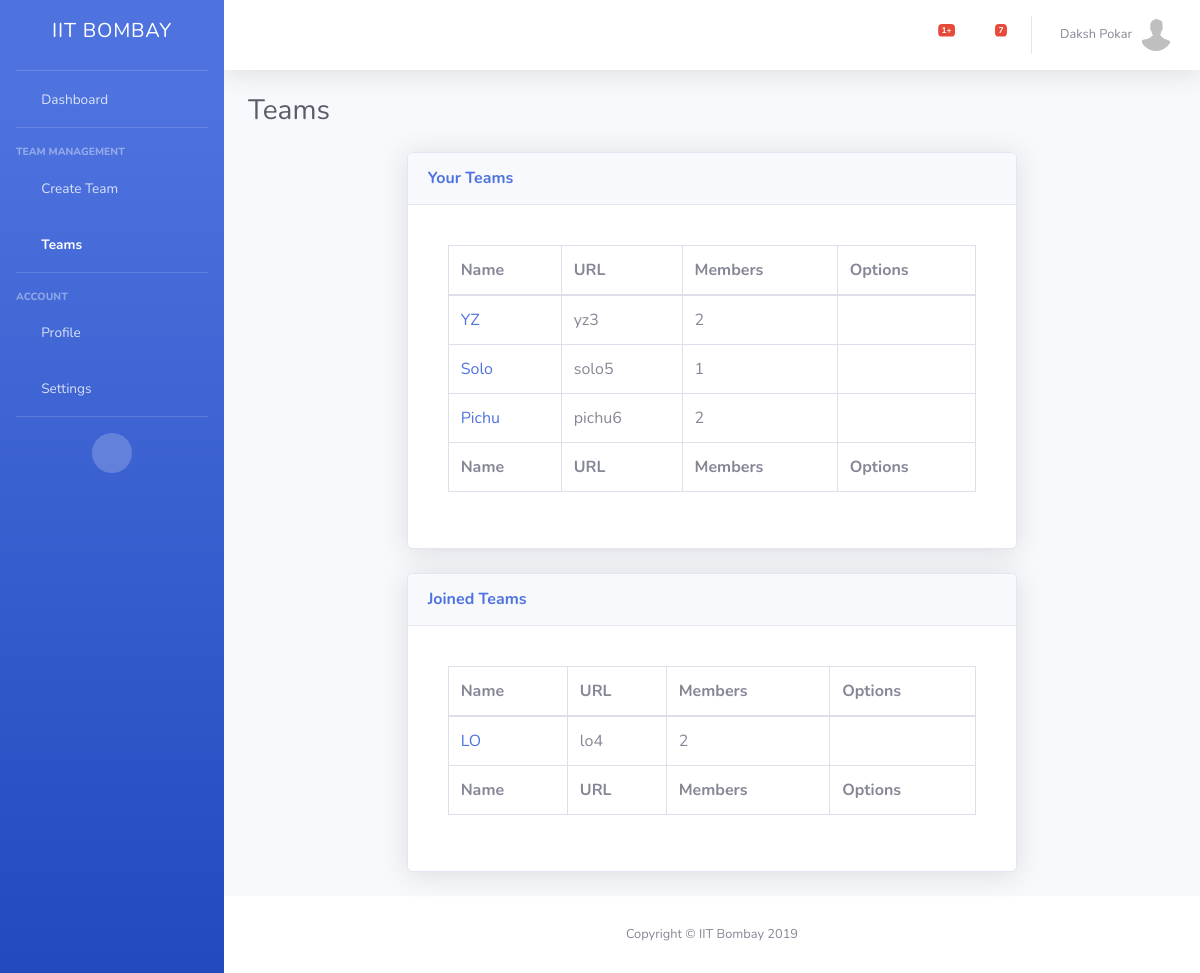
/teams/ (signed in), run on the app's committed database.
### TM/models.py (models this page shows)
class UserProfile(models.Model):
    user = models.ForeignKey(User, on_delete=models.CASCADE)
    username = models.CharField(max_length=400)
    profile_picture = models.FileField(upload_to=user_directory, null=True, default='/default_profile.jpg', blank=True)

class Teams(models.Model):
    id = models.AutoField(primary_key=True)
    name = models.CharField(max_length=400)
    url = models.CharField(max_length=400)
    admin = models.ForeignKey(User, on_delete=models.CASCADE)
    members = models.ManyToManyField(User, through='Membership', related_name="member")

class Membership(models.Model):
    member = models.ForeignKey(User, on_delete=models.CASCADE)
    team = models.ForeignKey(Teams, on_delete=models.CASCADE)

### TM/views.py (the view, shortened to what this page needs)
# urls.py: path('teams/', TeamView.as_view(), name="team"),
class TeamView(LoginRequiredMixin, TemplateView):
    login_url = '/../login/'
    template_name="teams.html"
    def get(self, request):
        user = request.user
        us = UserProfile.objects.get(user=user)
        teams = Teams.objects.filter(admin=user)
        joined_teams = Membership.objects.filter(member=User.objects.get(username=user.username))
        jt = None
        if joined_teams.all().count() == 1:
            jt = joined_teams.all()[0].team
        return render(request, self.template_name, {'teams': teams, 'us': us, 'user': user, 'joined_teams': joined_teams, 'jt': jt})

### TM/templates/teams.html (shortened to what this page needs)
<!DOCTYPE html>
{% load static %}
<html lang="en">
<head>
  <link href="{% static 'vendor/fontawesome-free/css/all.min.css' %}" rel="stylesheet" type="text/css">
  <link href="{% static 'css/sb-admin-2.min.css' %}" rel="stylesheet">
  <link href="{% static 'vendor/datatables/dataTables.bootstrap4.min.css' %}" rel="stylesheet">
</head>
<body id="page-top">
  <div id="wrapper">
    {% block sidebar %}
      {% include "menu.html" %}
    {% endblock %}
    <div id="content-wrapper" class="d-flex flex-column">
      <div id="content">
        {% block topbar %}
        {% include "topbar.html" %}
      {% endblock %}
        <div class="container-fluid">
          <div class="d-sm-flex align-items-center justify-content-between mb-4">
            <h1 class="h3 mb-0 text-gray-800">Teams</h1>
          </div>
          <form method="post" enctype="multipart/form-data">
          <div class="row">
            <div class="col-xl-2"></div>
            <div class="col-xl-8">
              <div class="card shadow mb-4">
                <div class="card-header py-3 d-flex flex-row align-items-center justify-content-between">
                  <h6 class="m-0 font-weight-bold text-primary">Your Teams </h6>
                </div>
                <div class="card-body">
                        <div class="card-body">
                                <div class="table-responsive">
                                  {%  if teams.all.count != 0 %}
                                  <table class="table table-bordered" id="dataTable" width="100%" cellspacing="0">
                                        <thead>
                                                <tr>
                                                  <th>Name</th>
                                                  <th>URL</th>
                                                  <th>Members</th>
                                                  <th>Options</th>
                                                </tr>
                                              </thead>
                                              <tfoot>
                                                    <tr>
                                                      <th>Name</th>
                                                      <th>URL</th>
                                                      <th>Members</th>
                                                      <th>Options</th>
                                                    </tr>
                                                </tfoot>
                                                <tbody>
                                                        {%    for i in teams.all  %}
                                                    <tr>
                                                        <td><a href="/team/{{ i.url }}/dashboard/">{{  i.name   }}</a></td>
                                                        <td>{{  i.url   }}</td>
                                                        <td>{{  i.members.count }}</td>
                                                        <td><a href="/team/{{ i.url }}/dashboard/"><i class="fas fa-external-link-alt"></i></a><a href="/team/{{ i.url }}/settings/" style="margin-left: 10px"><i class="fas fa-cog"></i></a><a href="/team/{{ i.url }}/delete/" style="margin-left: 10px"><i class="fas fa-trash"></i></a></td>
                                                    </tr>
                                                    {%  endfor  %}
                                                </tbody>
                                                </table>
                                                {%  else  %}
                                                <div align="center">There are no teams you are admin of!</div>
                                                {%  endif %}
                                                </div>
                                              </div>
                </div>
              </div>
              <div class="card shadow mb-4">
                  <div class="card-header py-3 d-flex flex-row align-items-center justify-content-between">
                    <h6 class="m-0 font-weight-bold text-primary">Joined Teams</h6>
                  </div>
                  <div class="card-body">
                          <div class="card-body">
                                  <div class="table-responsive">
                                    {%  if joined_teams.all.count == 1  %}
                                        {%  if jt.admin != user %}
                                        <table class="table table-bordered" id="dataTable1" width="100%" cellspacing="0">
                                            <thead>
                                                    <tr>
                                                      <th>Name</th>
                                                      <th>URL</th>
                                                      <th>Members</th>
                                                      <th>Options</th>
                                                    </tr>
                                                  </thead>
                                                  <tfoot>
                                                        <tr>
                                                          <th>Name</th>
                                                          <th>URL</th>
                                                          <th>Members</th>
                                                          <th>Options</th>
                                                        </tr>
                                                    </tfoot>
                                                    <tbody>
                                                            {%    for i in joined_teams.all  %}
                                                            {%  if i.team.admin != user %}
                                                        <tr>
                                                            <td><a href="/team/{{ i.team.url }}/dashboard/">{{  i.team.name   }}</a></td>
                                                            <td>{{  i.team.url   }}</td>
                                                            <td>{{  i.team.members.count }}</td>
                                                            <td><a href="/team/{{ i.team.url }}/dashboard/"><i class="fas fa-external-link-alt"></i></a></td>
                                                        </tr>
                                                          {%  endif %}
                                                        {%  endfor  %}
                                                    </tbody>
                                                    </table>
                                        {%  else  %}
                                          <div align="center">There are no teams you have joined!</div>
                                        {%  endif %}
                                    {%  elif joined_teams.all.count != 0 %}
                                    <table class="table table-bordered" id="dataTable2" width="100%" cellspacing="0">
                                          <thead>
                                                  <tr>
                                                    <th>Name</th>
                                                    <th>URL</th>
                                                    <th>Members</th>
                                                    <th>Options</th>
                                                  </tr>
                                                </thead>
                                                <tfoot>
                                                      <tr>
                                                        <th>Name</th>
                                                        <th>URL</th>
                                                        <th>Members</th>
                                                        <th>Options</th>
                                                      </tr>
                                                  </tfoot>
                                                  <tbody>
                                                          {%    for i in joined_teams.all  %}
                                                          {%  if i.team.admin != user %}
                                                      <tr>
                                                          <td><a href="/team/{{ i.team.url }}/dashboard/">{{  i.team.name   }}</a></td>
                                                          <td>{{  i.team.url   }}</td>
                                                          <td>{{  i.team.members.count }}</td>
                                                          <td><a href="/team/{{ i.team.url }}/dashboard/"><i class="fas fa-external-link-alt"></i></a></td>
                                                      </tr>
                                                        {%  endif %}
                                                      {%  endfor  %}
                                                  </tbody>
                                                  </table>
                                                  {%  else  %}
                                                  <div align="center">There are no teams you have joined!</div>
                                                  {%  endif %}
                                                  </div>
                                                </div>
                  </div>
                </div>
            </div>
            <div class="col-xl-2"></div>
            </div></form>
        </div>
      </div>
      {% block footer %}
      {% include "footer.html" %}
    {% endblock %}
    </div>
  </div>
</body>
</html>

### TM/templates/profile_menu.html (shortened to what this page needs)
            <li class="nav-item dropdown no-arrow">
              <a class="nav-link dropdown-toggle" href="#" id="userDropdown" role="button" data-toggle="dropdown" aria-haspopup="true" aria-expanded="false">
                <span class="mr-2 d-none d-lg-inline text-gray-600 small">{{  user.first_name  }} {{ user.last_name }}</span>
                <img class="img-profile rounded-circle" src="{{ MEDIA_ROOT }}{{  us.profile_picture.url  }}">
              </a>
            </li>

### data on the page
UserProfile: profile_picture (placeholder picture)
Teams: name "YZ", url "yz3", members.count "2"
Teams: name "Solo", url "solo5", members.count "1"
Teams: name "Pichu", url "pichu6", members.count "2"
Membership: team.name "LO", team "lo4", team.members.count "2"

### other printed values
{{ user.first_name }} "Daksh"
{{ user.last_name }} "Pokar"
